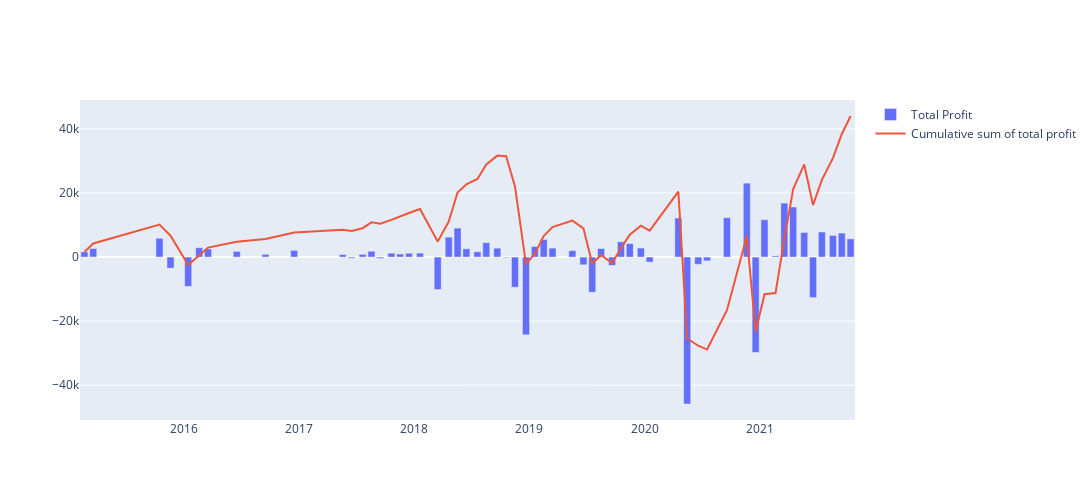

Notebook code for this chart:
### Markdown cell above
After we have complete short iron condor transactions we visualize the outcome through multiple graphs. First we look at the total and cumulative sum of profits during the observation period.

### Code cell
# get total profit/loss grouped by expiration date
df1 = transaction.groupby(by = ['Exp_date'])['Total Profit/Loss'].sum().reset_index()

# create subplots and show total and cumulative sum of of total profit over the years
fig = make_subplots()
fig.add_trace(go.Bar(x=df1['Exp_date'], y=df1['Total Profit/Loss'], name = 'Total Profit'))
fig.add_trace(go.Line(x=df1['Exp_date'], y=df1['Total Profit/Loss'].cumsum(), name = 'Cumulative sum of total profit'))

fig.update_layout(height=500, width=1100)
fig.show()
